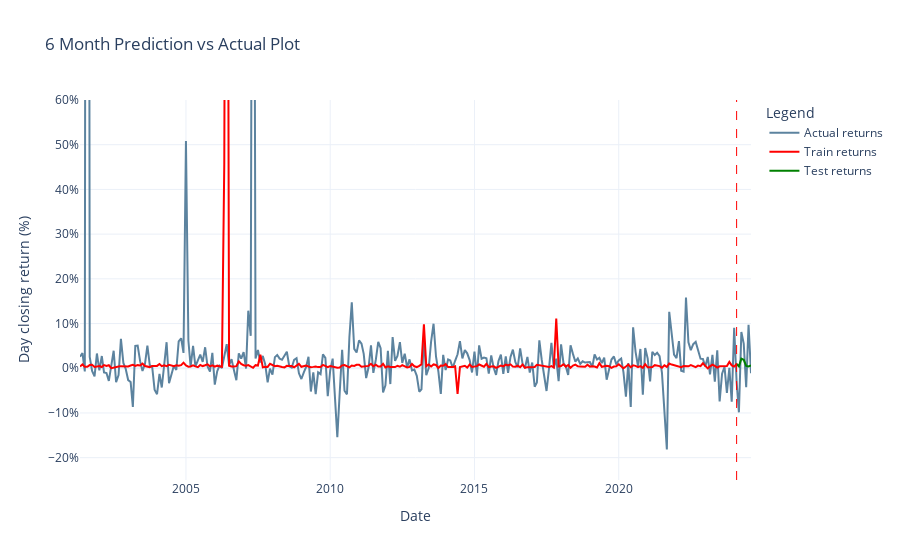

The notebook cell saved with this chart:
### Markdown cell above
### 6 Months Actual vs Prediction

### Code cell
importlib.reload(mpt_utils)
y_train_mean_pred_6m, y_test_mean_pred_6m = mpt_utils.get_train_test_mean_pred(y_train_pred_6m, y_test_pred_6m, len(df_pct.columns))
#
plots.generate_timeseries_plot(df_pct, df_tabular_multi, y_train_mean_pred_6m, y_test_mean_pred_6m)

### Figure 1 — Plotly figure (JSON) as saved in the notebook; plotly's stock layout.template omitted (floating-point values rounded to 4 significant figures; data arrays with more than 128 entries replaced by an {"elided": "..."} marker saying what was removed)
{"data": [{"line": {"color": "#5c839f", "width": 2}, "mode": "lines", "name": "Actual returns", "x": {"elided": "280 str values"}, "y": {"elided": "299 float values"}, "type": "scatter"}, {"line": {"color": "red", "width": 2}, "mode": "lines", "name": "Train returns", "x": {"elided": "274 str values"}, "y": {"elided": "274 float values"}, "type": "scatter"}, {"line": {"color": "green", "width": 2}, "mode": "lines", "name": "Test returns", "x": ["2024-02-01", "2024-03-01", "2024-04-01", "2024-05-01", "2024-06-01", "2024-07-01", "2024-08-01"], "y": [0.009413, 0.004264, 0.02131, 0.0188, 0.005198, 0.003866, 0.006407], "type": "scatter"}], "layout": {"shapes": [{"line": {"color": "red", "dash": "dash", "width": 1}, "type": "line", "x0": "2024-02-01", "x1": "2024-02-01", "xref": "x", "y0": 0, "y1": 1, "yref": "y domain"}], "yaxis": {"title": {"text": "Day closing return (%)"}, "tickformat": ".0%", "range": [-0.25, 0.6]}, "title": {"text": "6 Month Prediction vs Actual Plot"}, "xaxis": {"title": {"text": "Date"}}, "legend": {"title": {"text": "Legend"}}}}
